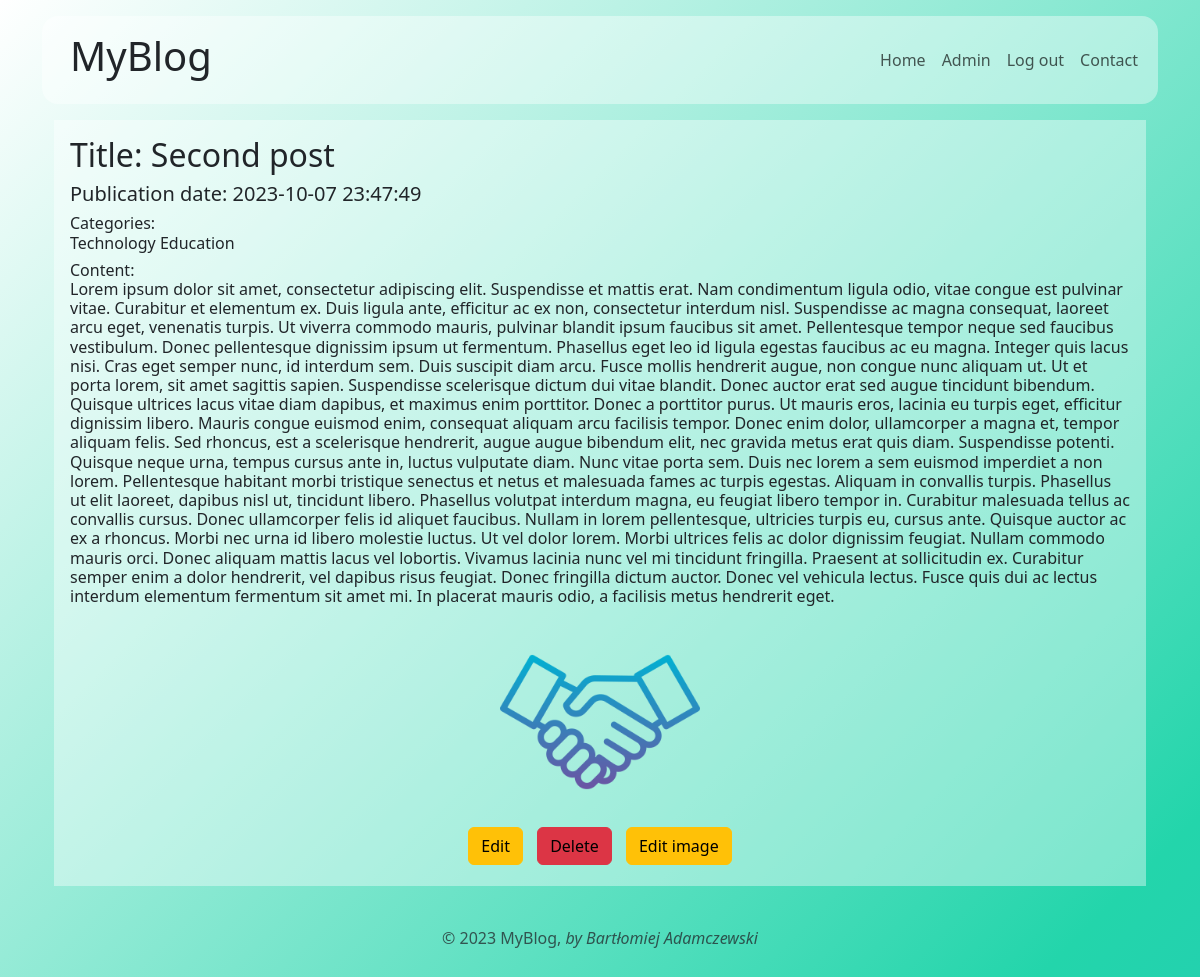
/admin/article.php?id=2 (signed in), run on the app's committed database.
### tables this page shows
CREATE TABLE `article` (
  `id` int(11) NOT NULL,
  `title` varchar(128) NOT NULL,
  `content` varchar(3000) NOT NULL,
  `published_at` varchar(30) DEFAULT NULL,
  `image_file` varchar(200) DEFAULT NULL
);

CREATE TABLE `category` (
  `id` int(11) NOT NULL,
  `name` varchar(128) NOT NULL
);

### classes/Article.php (called while the page is built, shortened)
<?php
class Article
{
    public static function getWithCategories($conn, $id, $only_published = false)
    {
        $sql = "SELECT article.*, category.name AS category_name
                FROM article
                LEFT JOIN article_category
                ON article.id = article_category.article_id
                LEFT JOIN category
                ON article_category.category_id = category.id
                WHERE article.id = :id";
        $stmt = $conn->prepare($sql);
        $stmt->bindValue(':id', $id, PDO::PARAM_INT);
        $stmt->execute();
        return $stmt->fetchAll(PDO::FETCH_ASSOC);
    }
}

### admin/article.php (the view, shortened to what this page needs)
<?php
$conn = require '../includes/db.php';
if (isset($_GET['id'])) {
  $article = Article::getWithCategories($conn ,$_GET['id']);
} else {
  $article = null;
}
?>
<?php require '../includes/header.php';?>
<div class="container individual-article">
  <div class="col">
    <?php if ($article): ?>
    <article>
      <h2>Title: <?= htmlspecialchars($article[0]['title']); ?></h2>
      <?php if($article[0]['published_at']) : ?>
      <h5>Publication date: <time><?= $article[0]['published_at']?></time></h5>
      <?php else : ?>
      Unpublished
      <?php endif; ?>
      <?php if($article[0]['category_name']): ?>
      <h6>Categories: <br>
        <?php foreach($article as $a) : ?>
        <?= htmlspecialchars($a['category_name']); ?>
        <?php endforeach; ?>
      </h6>
      <?php endif ;?>
      <h6>Content: <br>
        <p><?= htmlspecialchars($article[0]['content']); ?></p>
      </h6>
      </div>
      <div class="col">
      <?php if ($article[0]['image_file']) : ?>
      <img src="/uploads/<?= $article[0]['image_file'];?>">
      <?php endif; ?>
      </div>
  <div class="col">
    <button class="btn btn-md btn-warning"><a href="edit-article.php?id=<?= $article[0]['id'];?>">Edit</a></button>
    <button class="btn btn-md btn-danger"><a class="delete"
        href="delete-article.php?id=<?= $article[0]['id'];?>">Delete</a></button>
    <button class="btn btn-md btn-warning"><a href="edit-article-image.php?id=<?= $article[0]['id']; ?>">Edit
        image</a></button>
  </div>
  <?php else: ?>
  <p>Article not found.</p>
  <?php endif; ?>
</div>
<?php require '../includes/footer.php';?>

### css/styles.css (style rules this page uses)
body { background: linear-gradient( -45deg, #ee7752, #e73c7e, #23a6d5, #23d5ab, transparent ); background-size: 400% 400%; animation: gradient 15s ease infinite; height: 100vh; }
.individual-article { background: rgba(255, 255, 255, 0.397); padding: 1rem 1rem 1rem 1rem; display: flex; flex-direction: column; align-items: center; justify-content: center; }
.individual-article button { margin: 5px 5px 5px 5px; }
.individual-article img { max-width: 200px; max-height: 200px; }
.individual-article a { text-decoration: none; color: black; }

### data on the page
article: title "Second post", published_at "2023-10-07 23:47:49", category.name "Technology", category.name "Education", content "Lorem ipsum dolor sit amet, consectetur adipiscing elit. Suspendisse et mattis erat. Nam condimentum ligula odio, vitae congue est pulvinar vitae. Curabitur et elementum ex. Duis ligula ante, efficitur ac ex non, consectetur interdum nisl. Suspendisse ac magna consequat, laoreet arcu eget, venenatis turpis. Ut viverra commodo mauris, pulvinar blandit ipsum faucibus sit amet. Pellentesque tempor neque sed faucibus vestibulum. Donec pellentesque dignissim ipsum ut fermentum. Phasellus eget leo id ligula egestas faucibus ac eu magna. Integer quis lacus nisi. Cras eget semper nunc, id interdum sem. Duis suscipit diam arcu. Fusce mollis hendrerit augue, non congue nunc aliquam ut. Ut et porta…", image_file (picture)
